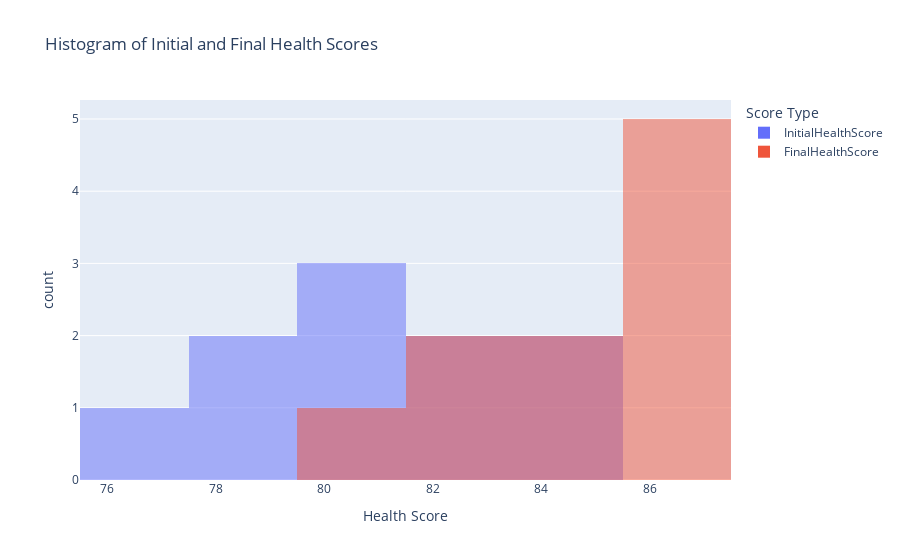

This figure's notebook cell:
### Code cell
fig = px.histogram(df, 
                   x=['InitialHealthScore', 'FinalHealthScore'], 
                   nbins=10,
                   title="Histogram of Initial and Final Health Scores",
                   labels={"value": "Health Score", "variable": "Score Type"},
                   barmode="overlay")
fig.show(renderer="png")

### Figure 1 — Plotly figure (JSON) as saved in the notebook; plotly's stock layout.template omitted (floating-point values rounded to 4 significant figures)
{"data": [{"alignmentgroup": "True", "bingroup": "x", "hovertemplate": "Score Type=InitialHealthScore<br>Health Score=%{x}<br>count=%{y}<extra></extra>", "legendgroup": "InitialHealthScore", "marker": {"color": "#636efa", "opacity": 0.5, "pattern": {"shape": ""}}, "name": "InitialHealthScore", "nbinsx": 10, "offsetgroup": "InitialHealthScore", "orientation": "v", "showlegend": true, "type": "histogram", "x": [84, 78, 83, 81, 81, 80, 79, 85, 76, 83], "xaxis": "x", "yaxis": "y"}, {"alignmentgroup": "True", "bingroup": "x", "hovertemplate": "Score Type=FinalHealthScore<br>Health Score=%{x}<br>count=%{y}<extra></extra>", "legendgroup": "FinalHealthScore", "marker": {"color": "#EF553B", "opacity": 0.5, "pattern": {"shape": ""}}, "name": "FinalHealthScore", "nbinsx": 10, "offsetgroup": "FinalHealthScore", "orientation": "v", "showlegend": true, "type": "histogram", "x": [86, 86, 80, 86, 84, 86, 86, 82, 83, 84], "xaxis": "x", "yaxis": "y"}], "layout": {"barmode": "overlay", "legend": {"title": {"text": "Score Type"}, "tracegroupgap": 0}, "title": {"text": "Histogram of Initial and Final Health Scores"}, "xaxis": {"anchor": "y", "domain": [0, 1], "title": {"text": "Health Score"}}, "yaxis": {"anchor": "x", "domain": [0, 1], "title": {"text": "count"}}}}
